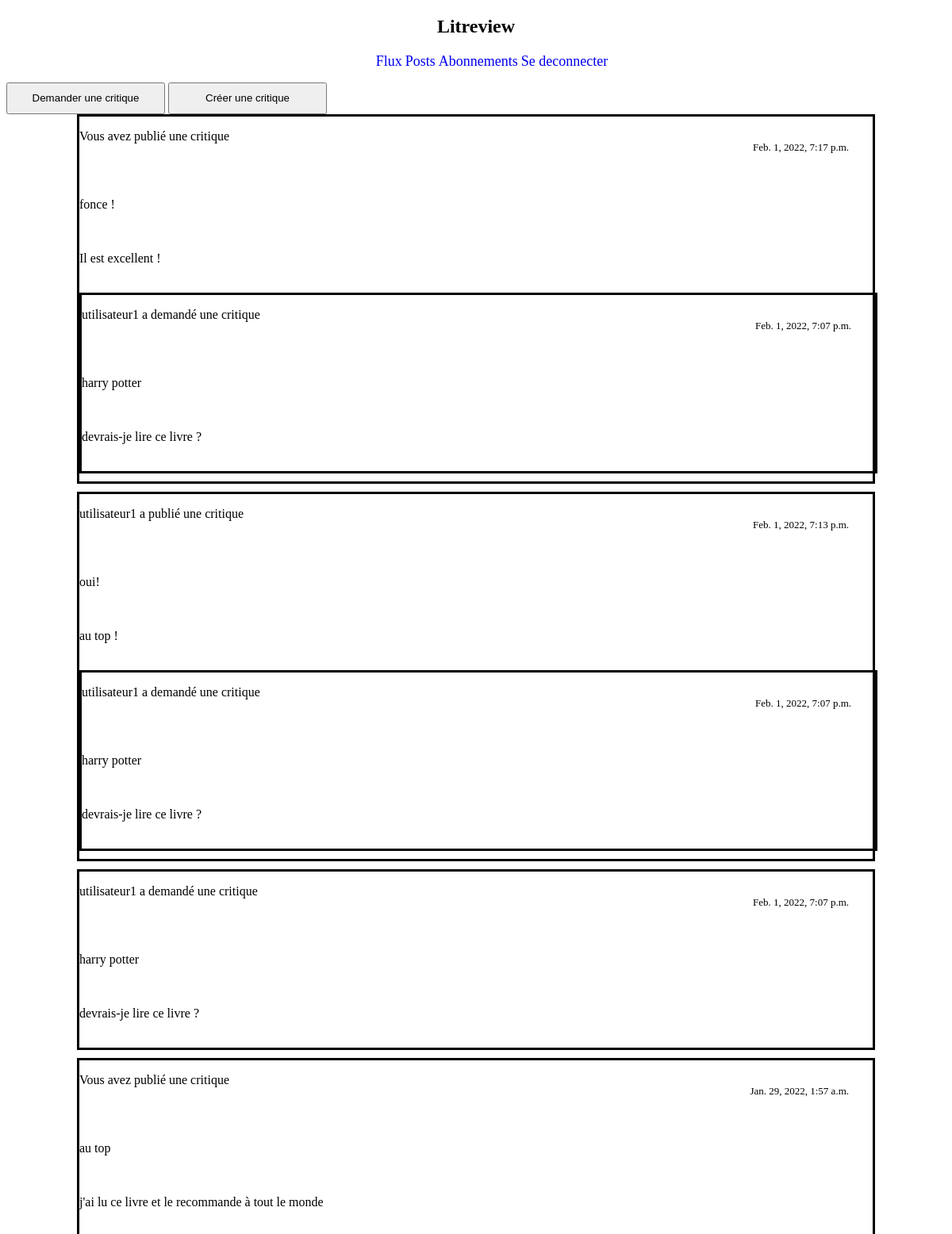
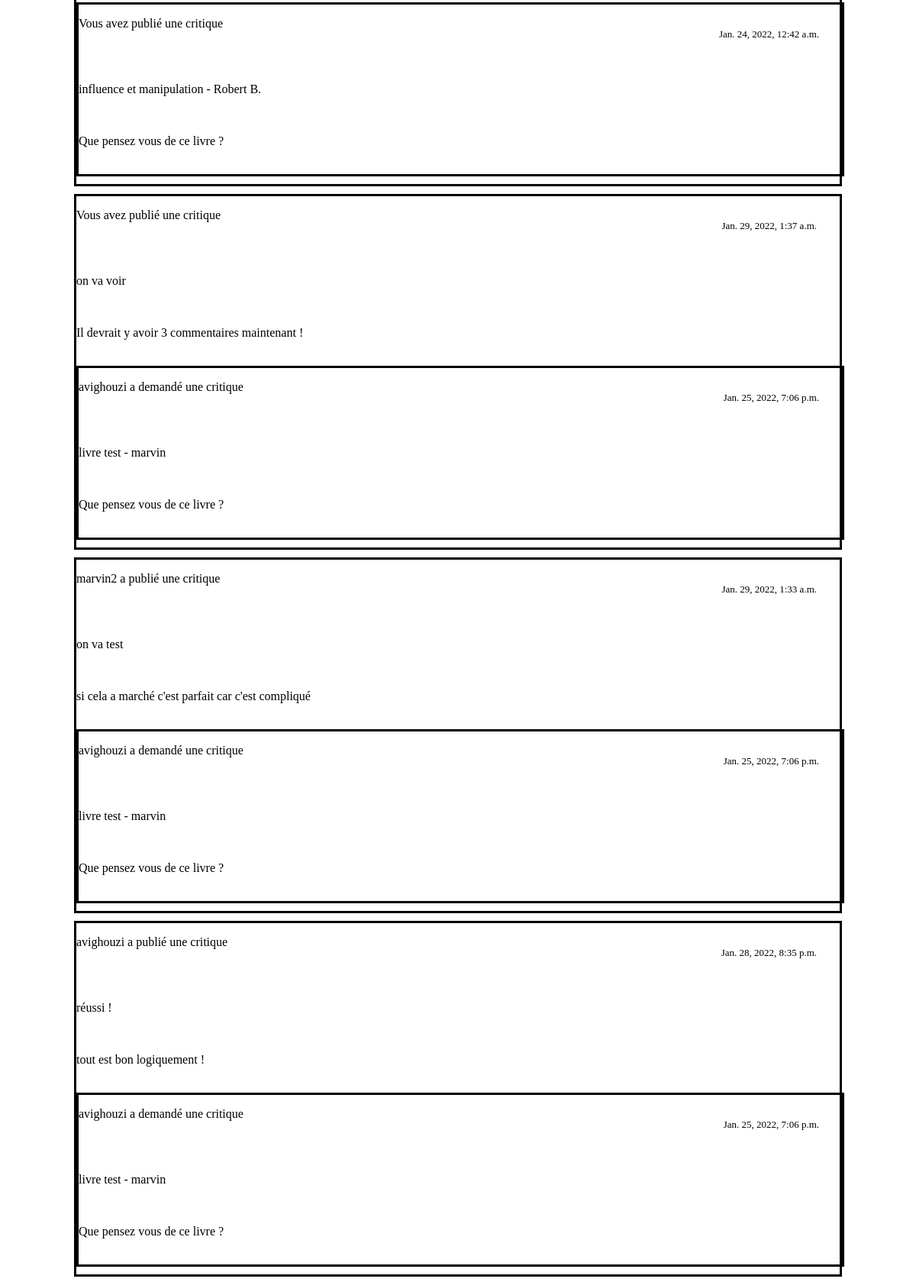
The app's page /flux/ (signed in, upper part) with its own data (2 pictures, top to bottom).
### blog/models.py (models this page shows, shortened)
class Review(models.Model):
    ticket_associe = models.ForeignKey(to=Ticket, on_delete=models.CASCADE, null=True, blank=True)
    rating = models.PositiveSmallIntegerField(
        validators=[MinValueValidator(0), MaxValueValidator(5)])
    headline = models.CharField(max_length=128)
    body = models.CharField(max_length=8192, blank=True)
    user_associe = models.ForeignKey(
        User, on_delete=models.CASCADE, null=True, blank=True)
    time_created = models.DateTimeField(auto_now_add=True)

class User(models.Model):
    username = models.CharField(max_length=150, unique=True)
    password = models.CharField(max_length=100)
    email = models.EmailField(max_length=254)

class Ticket(models.Model):
    title = models.CharField(max_length=128)
    description = models.TextField(max_length=2048, blank=True)
    user = models.ForeignKey(User, on_delete=models.CASCADE)
    image = models.ImageField(blank=True)
    time_created = models.DateTimeField(auto_now_add=True)

### blog/views.py (the view)
# urls.py: path('flux/', views.page_flux),
def page_flux(request):
    if not request.session['connected']:
        return redirect('/index')
    else:
        error_user_does_not_exist = False
        no_publications_founded = False
        try:
            user = User.objects.get(username=request.session['username'])
            user_id = user.id
            users_id = [following.followed_user.id for following in UserFollows.objects.filter(user=user_id)]
            users_id.append(user_id)
            tickets = Ticket.objects.filter(user_id__in=users_id)
            reviews = Review.objects.filter(user_associe_id__in=users_id)
            contenue = sorted(chain(tickets, reviews), key=attrgetter('time_created'),
                              reverse=True)
            contenue_associe = []
            for c in contenue:
                try:
                    user_id_ticket_creator = c.user_id
                    username = c.user.username
                    time_created = c.time_created
                    title = c.title
                    description = c.description
                    ticket_id = c.id
                    reponse_au_ticket = Review.objects.filter(ticket_associe_id=ticket_id, user_associe_id=user_id)
                    if reponse_au_ticket.exists():
                        reponse_already_exists = True
                        liste = [user_id_ticket_creator, username, time_created, title, description, ticket_id,
                                 reponse_already_exists]
                        contenue_associe.append(liste)
                    else:
                        reponse_already_exists = False
                        liste = [user_id_ticket_creator, username, time_created, title, description, ticket_id,
                                 reponse_already_exists]
                        contenue_associe.append(liste)
                except:
                    review_ticket_associe_id = c.ticket_associe_id
                    ticket_associe = Ticket.objects.get(id=review_ticket_associe_id)
                    if ticket_associe:
                        print('il existe')
                        user_id_ticket_creator = ticket_associe.user_id
                        username = ticket_associe.user.username
                        time_created_ticket = ticket_associe.time_created
                        title = ticket_associe.title
                        description = ticket_associe.description
                        ticket_id = ticket_associe.id
                        user_id_review_creator = c.user_associe_id
                        username_review_creator = c.user_associe.username
                        time_created_review = c.time_created
                        headline = c.headline
                        body = c.body
                        reponse_au_ticket = Review.objects.filter(ticket_associe_id=ticket_id, user_associe_id=user_id)
                        if reponse_au_ticket.exists():
                            reponse_already_exists = True
                            liste = [user_id_review_creator, username_review_creator, time_created_review, headline,
                                     body, user_id_ticket_creator, username, time_created_ticket,
                                     title, description, ticket_id, reponse_already_exists]
                            contenue_associe.append(liste)
                        else:
                            reponse_already_exists = False
                            liste = [user_id_review_creator, username_review_creator, time_created_review, headline,
                                     body, user_id_ticket_creator, username, time_created_ticket,
                                     title, description, ticket_id, reponse_already_exists]
                            contenue_associe.append(liste)
            for c in contenue_associe:
                print(len(c))
        except ObjectDoesNotExist:
            no_publications_founded = True
    context = {
        'user': user,
        'user_id': user_id,
        'username': request.session['username'],
        'contenue': contenue,
        'contenue_associe': contenue_associe,
        'no_publications_founded': no_publications_founded,
        'error_user_does_not_exist': error_user_does_not_exist
    }
    return render(request, 'templates/blog/flux.html', context)

### blog/templates/blog/flux.html (shortened to what this page needs)
<!doctype html>
<html lang="fr">
<head>
    {% block header %}
    {% include 'blog/barre_de_navigation.html' %}
    {% endblock %}
  {% load static %}
  <link rel="stylesheet" href="{% static 'blog/flux.css' %}">
</head>
<body>
    <button id="demander_une_critique" onclick="window.location.href = '/creer-un-ticket'";>Demander une critique</button>
    <button id="creer_une_critique" onclick="window.location.href = '/creer-ticket-et-critique'";>Créer une critique</button>
    {% block content %}
    {% include 'blog/tickets.html' %}
    {% endblock %}
</body>
</html>

### blog/templates/blog/tickets.html (shortened to what this page needs)
{% load static %}
  <link rel="stylesheet" href="{% static '/blog/flux.css' %}">
{% for liste_infos in contenue_associe %}
    {% if liste_infos|length == 7 %}
        <div id="tickets">
            {% if user_id == liste_infos.0 %}
                <p class="demande_de_critique">Vous avez demandé une critique</p>
                <br>
                {% else %}
                <p>{{liste_infos.1}} a demandé une critique</p>
                <br>
                {% endif %}
                <p class="heure">{{liste_infos.2}}</p>
                <br>
                <p id="book_title">{{liste_infos.3}}</p>
                <br>
                <p id="description">{{liste_infos.4}}</p>
                <br>
            </div>
    {% else %}
        <div id="review">
            {% if user_id == liste_infos.0 %}
            <p class="demande_de_critique">Vous avez publié une critique</p>
            <br>
            {% else %}
            <p>{{liste_infos.1}} a publié une critique</p>
            <br>
            {% endif %}
            <p class="heure">{{liste_infos.2}}</p>
            <br>
            <p id="book_title">{{liste_infos.3}}</p>
            <br>
            <p id="description">{{liste_infos.4}}</p>
            <br>
            <div id="tickets">
            {% if user_id == liste_infos.5 %}
                <p class="demande_de_critique">Vous avez publié une critique</p>
                <br>
                {% else %}
                <p>{{liste_infos.6}} a demandé une critique</p>
                <br>
                {% endif %}
                <p class="heure">{{liste_infos.7}}</p>
                <br>
                <p id="book_title">{{liste_infos.8}}</p>
                <br>
                <p id="description">{{liste_infos.9}}</p>
                <br>
            </div>
        </div>
    {% endif %}
{% endfor %}

### blog/static/blog/flux.css (style rules this page uses)
#tickets, #review, #reponse_critique, #critique_div { border-color: black; border-style: solid; margin-left: auto; margin-right: auto; margin-bottom: 10px; min-width: 1000px; width: 500px }
button, h1, h2 { text-align: center; }
.heure { position: relative; float: right; top: -50px; right: 30px; font-size: small; }
button { width: 200px; height: 40px; }

### records on screen
Review: time_created "Feb. 1, 2022, 7:17 p.m.", headline "fonce !", body "Il est excellent !"
User: username "utilisateur1" "utilisateur1", username "utilisateur1", username "utilisateur1"
Ticket: time_created "Feb. 1, 2022, 7:07 p.m." "Feb. 1, 2022, 7:07 p.m.", title "harry potter" "harry potter", description "devrais-je lire ce livre ?" "devrais-je lire ce livre ?", time_created "Feb. 1, 2022, 7:07 p.m.", title "harry potter", description "devrais-je lire ce livre ?"
Review: time_created "Feb. 1, 2022, 7:13 p.m.", headline "oui!", body "au top !"
Review: time_created "Jan. 29, 2022, 1:57 a.m.", headline "au top", body "j'ai lu ce livre et le recommande à tout le monde"
Ticket: time_created "Jan. 24, 2022, 12:42 a.m.", title "influence et manipulation - Robert B.", description "Que pensez vous de ce livre ?"
Review: time_created "Jan. 29, 2022, 1:37 a.m.", headline "on va voir", body "Il devrait y avoir 3 commentaires maintenant !"
User: username "avighouzi" "avighouzi" "avighouzi", username "avighouzi"
Ticket: time_created "Jan. 25, 2022, 7:06 p.m." "Jan. 25, 2022, 7:06 p.m." "Jan. 25, 2022, 7:06 p.m.", title "livre test - marvin" "livre test - marvin" "livre test - marvin", description "Que pensez vous de ce livre ?" "Que pensez vous de ce livre ?" "Que pensez vous de ce livre ?"
User: username "marvin2"
Review: time_created "Jan. 29, 2022, 1:33 a.m.", headline "on va test", body "si cela a marché c'est parfait car c'est compliqué"
Review: time_created "Jan. 28, 2022, 8:35 p.m.", headline "réussi !", body "tout est bon logiquement !"
